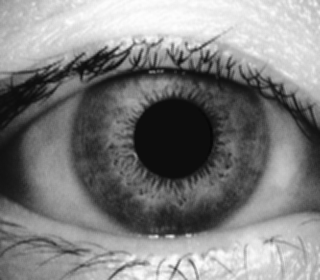
#> input picture Segmentation.bmp, 320 x 280 px
$ python Operation_morphologique.py
#> lines starting #> are read from the running program, lines starting #| are printed output that depends on the picture; after the words box and inside, x2 and y2 are one past the last pixel; in counts of white or black regions, pixels touching at a corner belong together
import numpy as np
import matplotlib.pyplot as plt
from matplotlib.pyplot import figure

chars = plt.imread('Segmentation.bmp')
#> chars is the input picture: shape (280, 320, 3); min 5, max 254, mean 127.9


def different_neighborchk(row_idx,column_idx,imgtracer,img):
    """
    The mini Kernel will be the adjacent neighbors to the center
    """
    idxchanger = [-1,0,1]
    adjacentlist = []
    next_trace_coord = []
    next_trace_coord_li = []
    if ((imgtracer[row_idx, column_idx,0] < 127) == (img[row_idx, column_idx,0] < 127)):
        """
        first difneighbool check
        if the check fails that means the center point has already been modified
        Below is a mini kernel to check the center point
        """
        adjacentlist = np.array([[img[row_idx-1, column_idx-1],img[row_idx-1, column_idx-0],img[row_idx-1, column_idx+1]],\
                                 [img[row_idx-0, column_idx-1],img[row_idx-0, column_idx-0],img[row_idx-0, column_idx+1]],\
                                 [img[row_idx+1, column_idx-1],img[row_idx-1, column_idx-0],img[row_idx+1, column_idx+1]]] )
        if np.all(adjacentlist < 127 ) or np.all(adjacentlist > 127):
            """
        last difneighbool check
        following iteration :
        the center point in the img file has at least one different neighbor if the above clause is false
            """
            return False , adjacentlist ,next_trace_coord
        for iter_rownum in idxchanger :
            """
        second difneighbool check
        if iteration succeeds :
        the center point in the img file has at least one different neighbor
            """
            for iter_column in idxchanger:
                neighbor_on_edge_check = np.array([[img[row_idx+iter_rownum-1, column_idx+iter_column-1],img[row_idx+iter_rownum-1, column_idx+iter_column-0],img[row_idx+iter_rownum-1, column_idx+iter_column+1]],\
                                                   [img[row_idx+iter_rownum-0, column_idx+iter_column-1],img[row_idx+iter_rownum-0, column_idx+iter_column-0],img[row_idx+iter_rownum-0, column_idx+iter_column+1]],\
                                                   [img[row_idx+iter_rownum+1, column_idx+iter_column-1],img[row_idx+iter_rownum-1, column_idx+iter_column-0],img[row_idx+iter_rownum+1, column_idx+iter_column+1]]] )
                if (imgtracer[row_idx+iter_rownum, column_idx+iter_column,0] > 127) \
                and (((imgtracer[row_idx+iter_rownum, column_idx+iter_column,0]) == (img[row_idx+iter_rownum, column_idx+iter_column,0])))\
                and (not np.all(neighbor_on_edge_check < 127) and not np.all(neighbor_on_edge_check > 127)) :
                    """
                    finding the next_trace_coord inate
                    """
                    next_trace_coord_li.append([row_idx+iter_rownum, column_idx+iter_column])
                    next_trace_coord = (row_idx+iter_rownum, column_idx+iter_column)

        return True , adjacentlist , next_trace_coord
    else:
        return False , adjacentlist ,next_trace_coord

def dilation(img, kernel_size = 3, border= 10):
    # kernel_size is the width of the outline
    #border protects from index out of bounds exception
#> called with kernel_size = 3, border = 20
    if( border <= kernel_size ):
        border = kernel_size + 1
    imgcopy = np.copy(img)
    imgtracer = np.copy(img)
    columns , rows  = np.shape(chars)[0],np.shape(chars)[1] # size in pixels
#> columns = 280; rows = 320
    low = border
    high = columns - border if( columns < rows ) else  rows - border
#> high = 260
    row_idx = low
    while row_idx < high:
        column_idx = low
        while column_idx < high :
            difneigh_bool , difneigh_li , next_trace_coord = different_neighborchk(row_idx,column_idx,imgtracer,img )
            while np.all(img[row_idx,column_idx] > 127) \
            and difneigh_bool \
            and (imgtracer[row_idx, column_idx,0] > 127) == (img[row_idx, column_idx,0] > 127):
                while len(next_trace_coord) != 0 \
                and img[next_trace_coord[0],next_trace_coord[1],0] == imgtracer[next_trace_coord[0],next_trace_coord[1],0]:
                    if len(next_trace_coord) != 0\
                    and img[next_trace_coord[0],next_trace_coord[1],0] == imgtracer[next_trace_coord[0],next_trace_coord[1],0] :
                        imgtracer[next_trace_coord[0],next_trace_coord[1]] = 0
                        imgcopy[(next_trace_coord[0]-(kernel_size//2)):(next_trace_coord[0]+(kernel_size//2+1)) , (next_trace_coord[1]-(kernel_size//2)):(next_trace_coord[1]+(kernel_size//2+1))] = 0
                    difneigh_bool , difneigh_li , next_trace_coord = different_neighborchk(row_idx,column_idx,imgtracer,img )
                column_idx += 1
            column_idx += 1
        row_idx += 1
#> this loop made 240 passes
#> row_idx on passes 1 to 2: 21, 22
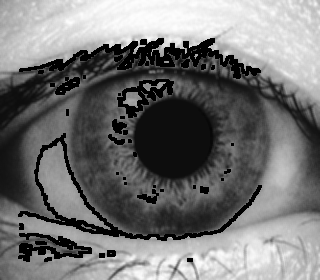
#> imgcopy: shape (280, 320, 3); 8.77% of pixels changed, all inside (x1, y1, x2, y2) = (18, 38, 262, 262)
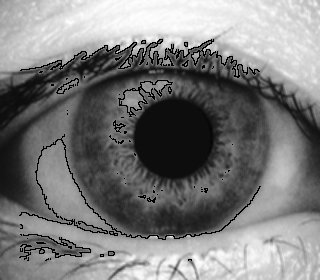
#> imgtracer: shape (280, 320, 3); 3.06% of pixels changed, all inside (x1, y1, x2, y2) = (19, 39, 261, 261)
    return imgcopy

figure(dpi=120)

#plt.imshow(chars)   # BEFORE
dilated = dilation(chars, kernel_size = 3, border = 20)
plt.imshow(dilated)
plt.show()
plt.imshow(dilated)
plt.savefig("operation.jpeg")

$ run again, with distance.png saved as Segmentation.bmp
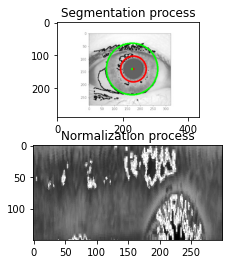
#> input picture distance.png, 229 x 264 px
#> chars is the input picture: shape (264, 229, 3); mean R, G, B 192.9, 193.4, 192.3
#> after the loop in dilation, `while row_idx < high:`:
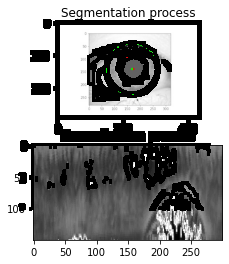
#> imgcopy: shape (264, 229, 3); 19.73% of pixels changed, all inside (x1, y1, x2, y2) = (18, 19, 211, 211)
#> after the loop in dilation, `while row_idx < high:`:
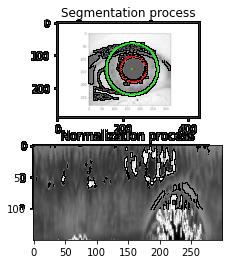
#> imgtracer: shape (264, 229, 3); 8.15% of pixels changed, all inside (x1, y1, x2, y2) = (19, 20, 210, 210)
